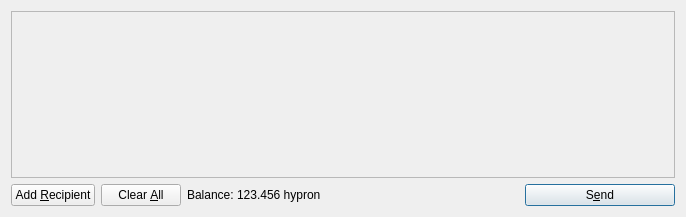
<?xml version="1.0" encoding="UTF-8"?>
<ui version="4.0">
 <class>SendCoinsDialog</class>
 <widget class="QDialog" name="SendCoinsDialog">
  <property name="geometry">
   <rect>
    <x>0</x>
    <y>0</y>
    <width>686</width>
    <height>217</height>
   </rect>
  </property>
  <property name="windowTitle">
   <string>Send Coins</string>
  </property>
  <layout class="QVBoxLayout" name="verticalLayout">
   <item>
    <widget class="QScrollArea" name="scrollArea">
     <property name="widgetResizable">
      <bool>true</bool>
     </property>
     <widget class="QWidget" name="scrollAreaWidgetContents">
      <property name="geometry">
       <rect>
        <x>0</x>
        <y>0</y>
        <width>666</width>
        <height>165</height>
       </rect>
      </property>
      <layout class="QVBoxLayout" name="verticalLayout_2">
       <property name="margin">
        <number>0</number>
       </property>
       <item>
        <layout class="QVBoxLayout" name="entries">
         <property name="spacing">
          <number>6</number>
         </property>
        </layout>
       </item>
       <item>
        <spacer name="verticalSpacer">
         <property name="orientation">
          <enum>Qt::Vertical</enum>
         </property>
         <property name="sizeHint" stdset="0">
          <size>
           <width>20</width>
           <height>40</height>
          </size>
         </property>
        </spacer>
       </item>
      </layout>
     </widget>
    </widget>
   </item>
   <item>
    <layout class="QHBoxLayout" name="horizontalLayout">
     <item>
      <widget class="QPushButton" name="addButton">
       <property name="toolTip">
        <string>Send to multiple recipients at once</string>
       </property>
       <property name="text">
        <string>Add &amp;Recipient</string>
       </property>
       <property name="icon">
        <iconset resource="../bitcoin.qrc">
         <normaloff>:/icons/add</normaloff>:/icons/add</iconset>
       </property>
       <property name="autoDefault">
        <bool>false</bool>
       </property>
      </widget>
     </item>
     <item>
      <widget class="QPushButton" name="clearButton">
       <property name="sizePolicy">
        <sizepolicy hsizetype="Minimum" vsizetype="Fixed">
         <horstretch>0</horstretch>
         <verstretch>0</verstretch>
        </sizepolicy>
       </property>
       <property name="toolTip">
        <string>Remove all transaction fields</string>
       </property>
       <property name="text">
        <string>Clear &amp;All</string>
       </property>
       <property name="icon">
        <iconset resource="../bitcoin.qrc">
         <normaloff>:/icons/remove</normaloff>:/icons/remove</iconset>
       </property>
       <property name="autoRepeatDelay">
        <number>300</number>
       </property>
       <property name="autoDefault">
        <bool>false</bool>
       </property>
      </widget>
     </item>
     <item>
      <layout class="QHBoxLayout" name="horizontalLayout_2">
       <property name="spacing">
        <number>3</number>
       </property>
       <item>
        <widget class="QLabel" name="label">
         <property name="text">
          <string>Balance:</string>
         </property>
        </widget>
       </item>
       <item>
        <widget class="QLabel" name="labelBalance">
         <property name="cursor">
          <cursorShape>IBeamCursor</cursorShape>
         </property>
         <property name="text">
          <string>123.456 hypron</string>
         </property>
         <property name="textInteractionFlags">
          <set>Qt::LinksAccessibleByMouse|Qt::TextSelectableByKeyboard|Qt::TextSelectableByMouse</set>
         </property>
        </widget>
       </item>
      </layout>
     </item>
     <item>
      <spacer name="horizontalSpacer">
       <property name="orientation">
        <enum>Qt::Horizontal</enum>
       </property>
       <property name="sizeHint" stdset="0">
        <size>
         <width>40</width>
         <height>20</height>
        </size>
       </property>
      </spacer>
     </item>
     <item>
      <widget class="QPushButton" name="sendButton">
       <property name="minimumSize">
        <size>
         <width>150</width>
         <height>0</height>
        </size>
       </property>
       <property name="toolTip">
        <string>Confirm the send action</string>
       </property>
       <property name="text">
        <string>S&amp;end</string>
       </property>
       <property name="icon">
        <iconset resource="../bitcoin.qrc">
         <normaloff>:/icons/send</normaloff>:/icons/send</iconset>
       </property>
       <property name="default">
        <bool>true</bool>
       </property>
      </widget>
     </item>
    </layout>
   </item>
  </layout>
 </widget>
 <resources>
  <include location="../bitcoin.qrc"/>
 </resources>
 <connections/>
</ui>
